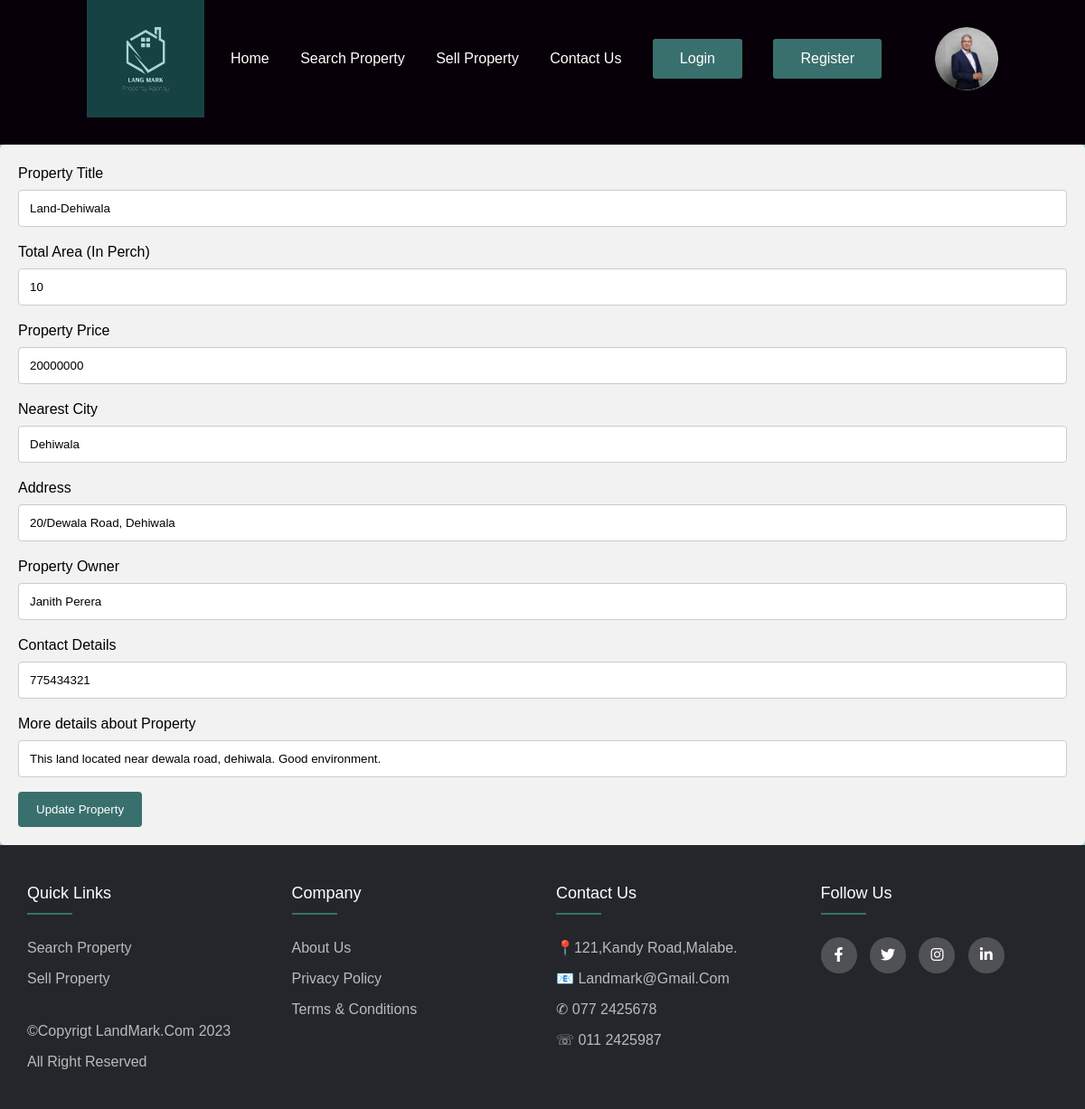
Screenshot of /edit_property.php?id=14 with the database file from the repository.
### tables this page shows
CREATE TABLE `tb_property` (
  `id` int(11) NOT NULL,
  `Property_Title` varchar(50) NOT NULL,
  `Total_Area` int(11) NOT NULL,
  `Property_Price` float NOT NULL,
  `Property_City` varchar(50) NOT NULL,
  `Property_Address` varchar(100) NOT NULL,
  `Property_Owner` varchar(50) NOT NULL,
  `Contact_Details` int(11) NOT NULL,
  `More_details` varchar(200) NOT NULL
);

### edit_property.php (the view, shortened to what this page needs)
<!DOCTYPE html>
<html>
<head>
<link href="style.css" rel="stylesheet" type="text/css">
<link rel="stylesheet" type="text/css" href="https://cdnjs.cloudflare.com/ajax/libs/font-awesome/6.4.0/css/all.min.css">
 <link rel="stylesheet" href="css/style.css">
<div class="header">
<nav>
     <img src="media/LAND MARK.png" class="logo">
	 <ul class="nav-links">
	 <li><a href="index.html">Home</a></li>
	  <li><a href="search.php">Search Property</a></li>
	 <li><a href="Add_property.html">Sell Property</a></li>
	 <li><a href="contact_us.html">Contact Us</a></li>
	 <li class="btn" ><a href="login.php"> Login </a></li>
	 <li class="btn2"><a href="Register.html"> Register </a></li>
	 </ul>
	  <a href=" " target="_blank">
	 <img src="media/user.png" class="user-pic"></a>
</nav>
</div>
</head>
<body>
   <form action="property_edit.php" method="post">
        <div class="container7">
		   <?php
               if (isset($_GET['id'])) {
                include("config.php");
                $id = $_GET['id'];
                $sql = "SELECT * FROM tb_property WHERE id=$id";
                $result = mysqli_query($conn,$sql);
                $row = mysqli_fetch_array($result);
                ?>
			 <label for="pname">Property Title</label>
				<input type="text" name="propertytitle" placeholder="Enter Property Title.." value = "<?php echo $row["Property_Title"];?>">
			<tr>
				  <label for="parea">Total Area (In Perch)</label>
				<input type="text" name="totalarea"  placeholder="Enter Total area" value = "<?php echo $row["Total_Area"];?>">
			</tr>
			<tr>
				  <label for="pprice">Property Price</label>
				<input type="text" name="propertyprice" placeholder="Enter Property Price.." value = "<?php echo $row["Property_Price"];?>" >
			</tr>
			<tr>
				  <label for="pcity">Nearest City</label>
				<input type="text" name="nearestcity" placeholder="Enter Nearest City.." value = "<?php echo $row["Property_City"];?>" >
			</tr>
			<tr>
				  <label for="padress">Address</label>
				<input type="text" name="Address" placeholder="Enter Property Address.." value = "<?php echo $row["Property_Address"];?>" >
			</tr>
			<tr>
				  <label for="powner">Property Owner</label>
				<input type="text" name="propertyowner" placeholder="Enter Property Owner Name.." value = "<?php echo $row["Property_Owner"];?>" >
			</tr>
			<tr>
				  <label for="ocontact">Contact Details</label>
				<input type="text" name="contactdetails" placeholder="Enter Contact Details.." value = "<?php echo $row["Contact_Details"];?>" >
			</tr>
			<tr>
			      <label for="Moreproperty">More details about Property</label>
				<input type="text" name="moredetails" placeholder="Enter Property Details.." value = "<?php echo $row["More_details"];?>" >
			</tr>
			</form>
            <div class="form-element my-4">
                <input type="submit" name="edit" value="Update Property" class="btn btn-primary">
            </div>
                <?php
            }else{
                echo "<h3>Property Does not Exist in the system</h3>";
            }
            ?>
</body>
<footer class="footer">
  	 <div class="container">
  	 	<div class="row">
  	 		<div class="footer-col">
  	 			<h4>Quick Links</h4>
  	 			<ul>
  	 				<li><a href="search.php">Search Property</a></li>
  	 				<li><a href="Add_property.html">Sell Property</a></li><BR>
  	 				<li><a>©Copyrigt LandMark.com 2023</a></li>
					<li><a>All Right Reserved</a></li>
  	 			</ul>
  	 		</div>
  	 		<div class="footer-col">
  	 			<h4>Company</h4>
  	 			<ul>
  	 				<li><a href="about_us.html">About Us</a></li>
  	 				<li><a href="Privacy_Policy.html">privacy policy</a></li>
  	 				<li><a href="terms_&_conditions.html">Terms & Conditions</a></li>
  	 			</ul>
  	 		</div>
  	 		<div class="footer-col">
  	 			<h4>Contact Us</h4>
  	 			<ul>
  	 			<li><a href="#">📍121,Kandy Road,Malabe.</li>
  	 				<li><a href="#">📧 landmark@gmail.com</li>
  	 				<li><a href="#">✆ 077 2425678</li>
  	 				<li><a href="#">☏ 011 2425987</a></li>
  	 			</ul>
  	 		</div>
  	 		<div class="footer-col">
  	 			<h4>follow us</h4>
  	 			<div class="social-links">
  	 				<a href="#"><i class="fab fa-facebook-f"></i></a>
  	 				<a href="#"><i class="fab fa-twitter"></i></a>
  	 				<a href="#"><i class="fab fa-instagram"></i></a>
  	 				<a href="#"><i class="fab fa-linkedin-in"></i></a>
  	 			</div>
  	 		</div>
  	 	</div>
  	 </div>
  </footer>
</body>
</html>
</html>

### css/style.css (style rules this page uses)
* { margin:0; padding:0; font-family:"poppins",sans-serif; box-sizing:border-box; }
.header { height:20vh; width:100%; padding: 0 8%; background:#080008; }
nav { display:flex; align-items:center; justify-content:space-between; overflow: auto; }
.logo { width:130px; }
.nav-links { padding:28px 0; }
.nav-links li { display:inline-block; margin:0 15px; }
.nav-links li a { text-decoration:none; color:#fff; padding:5px 0; position:relative; }
.nav-links li a::after { content:' '; background:#39706d; width:0%; height:2px; position:absolute; bottom:0; left:0; transition:width 0.5s; }
.user-pic { width:70px; border-radius:50%; cursor:pointer; margin-left:30px; }
.btn { background:#39706d; color:#fff; padding:10px 30px; border-radius:3px; cursor:pointer; }
.btn2 { background:#39706d; color:#fff; padding:10px 30px; border-radius:3px; cursor:pointer; }
body { line-height: 1.5; font-family: 'Poppins', sans-serif; background-color: #A9C7C5; }
* { margin:0; padding:0; box-sizing: border-box; }
.container { max-width: 1170px; margin:auto; }
.row { display: flex; flex-wrap: wrap; }
ul { list-style: none; }
.footer { background-color: #24262b; padding: 40px 0; }
.footer-col { width: 25%; padding: 0 15px; }
.footer-col h4 { font-size: 18px; color: #ffffff; text-transform: capitalize; margin-bottom: 35px; font-weight: 500; position: relative; }
.footer-col h4::before { content: ''; position: absolute; left:0; bottom: -10px; background-color: #39706d; height: 2px; box-sizing: border-box; width: 50px; }
.footer-col ul li:not(:last-child) { margin-bottom: 10px; }
.footer-col ul li a { font-size: 16px; text-transform: capitalize; color: #ffffff; text-decoration: none; font-weight: 300; color: #bbbbbb; display: block; transition: all 0.3s ease; }
.footer-col .social-links a { display: inline-block; height: 40px; width: 40px; background-color: rgba(255,255,255,0.2); margin:0 10px 10px 0; text-align: center; line-height: 40px; border-radius: 50%; color: #ffffff; transition: all 0.5s ease; }
body { font-family: Arial, Helvetica, sans-serif; }
* { box-sizing: border-box; }
input[type=text], select, textarea { width: 100%; padding: 12px; border: 1px solid #ccc; border-radius: 4px; box-sizing: border-box; margin-top: 6px; margin-bottom: 16px; resize: vertical; }
input[type=submit] { background-color: #39706d; color: white; padding: 12px 20px; border: none; border-radius: 4px; cursor: pointer; }
.container7 { border-radius: 5px; background-color: #f2f2f2; padding: 20px; }
* { box-sizing: border-box }
body { margin:0 }
img { vertical-align: middle; }
* { box-sizing:border-box }

### rows the page displays
tb_property: propertytitle "Land-Dehiwala", totalarea "10", propertyprice "20000000", nearestcity "Dehiwala", Address "20/Dewala Road, Dehiwala", propertyowner "Janith Perera", contactdetails "775434321", moredetails "This land located near dewala road, dehiwala. Good environment."
